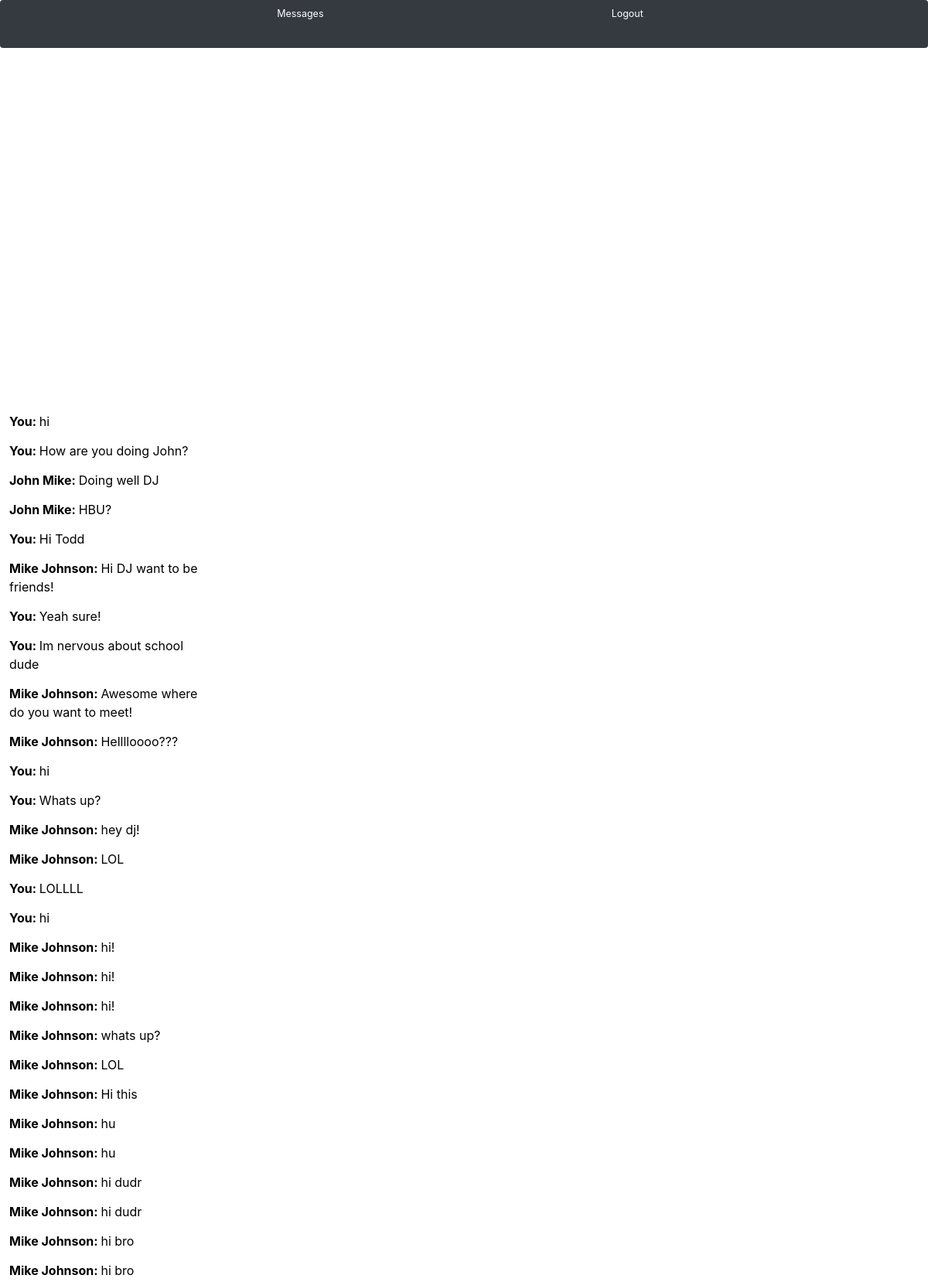
Page /message_room (signed in, upper part) on the committed database.
### app/models.py (models this page shows, shortened)
class Message(db.Model):
    MAX_CHARS_IN_MESSAGE = 1000
    id = db.Column(db.Integer, primary_key=True)
    timestamp = db.Column(db.DateTime, index=True, default=datetime.utcnow)
    user_to_id = db.Column(db.Integer, db.ForeignKey('users.id'))
    user_from_id = db.Column(db.Integer, db.ForeignKey('users.id'))
    content = db.Column(db.String(MAX_CHARS_IN_MESSAGE))
    def give_name(self, user_id):
        name = "You"
        if not (self.user_from_id == user_id):
            name = Users.query.get(self.user_from_id).name
        return name

class Users(UserMixin, db.Model):
    NAME_SIZE = 100
    id = db.Column(db.Integer, primary_key=True)
    name = db.Column(db.String(NAME_SIZE), unique=True)
    major = db.Column(db.String(100))
    hall = db.Column(db.String(100))
    password = db.Column(db.String(100))
    messages = db.relationship('Message', lazy='dynamic', primaryjoin="or_(Users.id == Message.user_to_id, Users.id == Message.user_from_id)")

### app/routes.py (the view, shortened to what this page needs)
@app.route('/message_room', methods=["GET", "POST"])
@app.route('/message_room/<current_friend>', methods=["GET", "POST"])
@login_required
def message(current_friend=None):
    if not current_user.is_authenticated:
        return redirect(url_for("login"))
    message_form = MessageForm(choices=current_user.id)
    if current_friend == None:
        return render_template("room.html", messages=Users.query.get(current_user.id).messages, form=message_form)
    else:
        message_form = MessageForm(choices=current_friend)
        return render_template("room.html", messages=Users.giveMessagesFrom(current_user.id, current_friend), form=message_form)

### app/models.py (called while the page is built)
@login.user_loader
def load_user(id):
    return Users.query.get(int(id))

### app/templates/room.html (shortened to what this page needs)
{% extends "base.html" %}
{% block inner_content %}
    <div>
    <div id = "scroller" class="container vertical-scrollable">
        <div class="row text-left">
            {% for message in messages %}
                <div class = "col-sm-8"> <p> <b> {{ message.give_name(current_user.id) }}: </b> {{ message.content }} </p> </div>
            {% endfor %}
        </div>
    </div>
</div>
{% endblock %}

### app/templates/base.html (shortened to what this page needs)
{% extends "bootstrap/base.html" %}
{% import "bootstrap/wtf.html" as wtf %}
{% block content %}
    <link rel="stylesheet" href="https://stackpath.bootstrapcdn.com/bootstrap/4.3.1/css/bootstrap.min.css">
    <nav class="navbar navbar-dark bg-dark">
        {% if current_user.is_authenticated %}
            <a class="navbar-brand" href="{{url_for('message')}}"> Messages </a>
            <a class="navbar-brand" href="{{url_for('logout')}}"> Logout </a>
        {% else %}
            <a class="navbar-brand" href="{{url_for('signup') }}"> Sign Up </a>
            <a class="navbar-brand" href="{{url_for('login')}}"> Login </a>
        {% endif %}
    </nav>
    {% block inner_content %}
    {% endblock %}
{% endblock %}

### app/templates/room.html (style rules this page uses)
.vertical-scrollable> .row { position: absolute; top: 10%; bottom: 300px; left: 1%; width: 35%; overflow-y: scroll; }
.col-sm-8 { color: black; font-size: 16px; padding-bottom: 2px; padding-top: 2px; bottom: 0.1vh }

### rows in the picture
Message: give_name "You", content "hi"
Message: give_name "You", content "How are you doing John?"
Message: give_name "John Mike", content "Doing well DJ"
Message: give_name "John Mike", content "HBU?"
Message: give_name "You", content "Hi Todd"
Message: give_name "Mike Johnson", content "Hi DJ want to be friends!"
Message: give_name "You", content "Yeah sure!"
Message: give_name "You", content "Im nervous about school dude"
Message: give_name "Mike Johnson", content "Awesome where do you want to meet!"
Message: give_name "Mike Johnson", content "Helllloooo???"
Message: give_name "You", content "hi"
Message: give_name "You", content "Whats up?"
Message: give_name "Mike Johnson", content "hey dj!"
Message: give_name "Mike Johnson", content "LOL"
Message: give_name "You", content "LOLLLL"
Message: give_name "You", content "hi"
Message: give_name "Mike Johnson", content "hi!"
Message: give_name "Mike Johnson", content "hi!"
Message: give_name "Mike Johnson", content "hi!"
Message: give_name "Mike Johnson", content "whats up?"
Message: give_name "Mike Johnson", content "LOL"
Message: give_name "Mike Johnson", content "Hi this"
Message: give_name "Mike Johnson", content "hu"
Message: give_name "Mike Johnson", content "hu"
Message: give_name "Mike Johnson", content "hi dudr"
Message: give_name "Mike Johnson", content "hi dudr"
Message: give_name "Mike Johnson", content "hi bro"
Message: give_name "Mike Johnson", content "hi bro"
